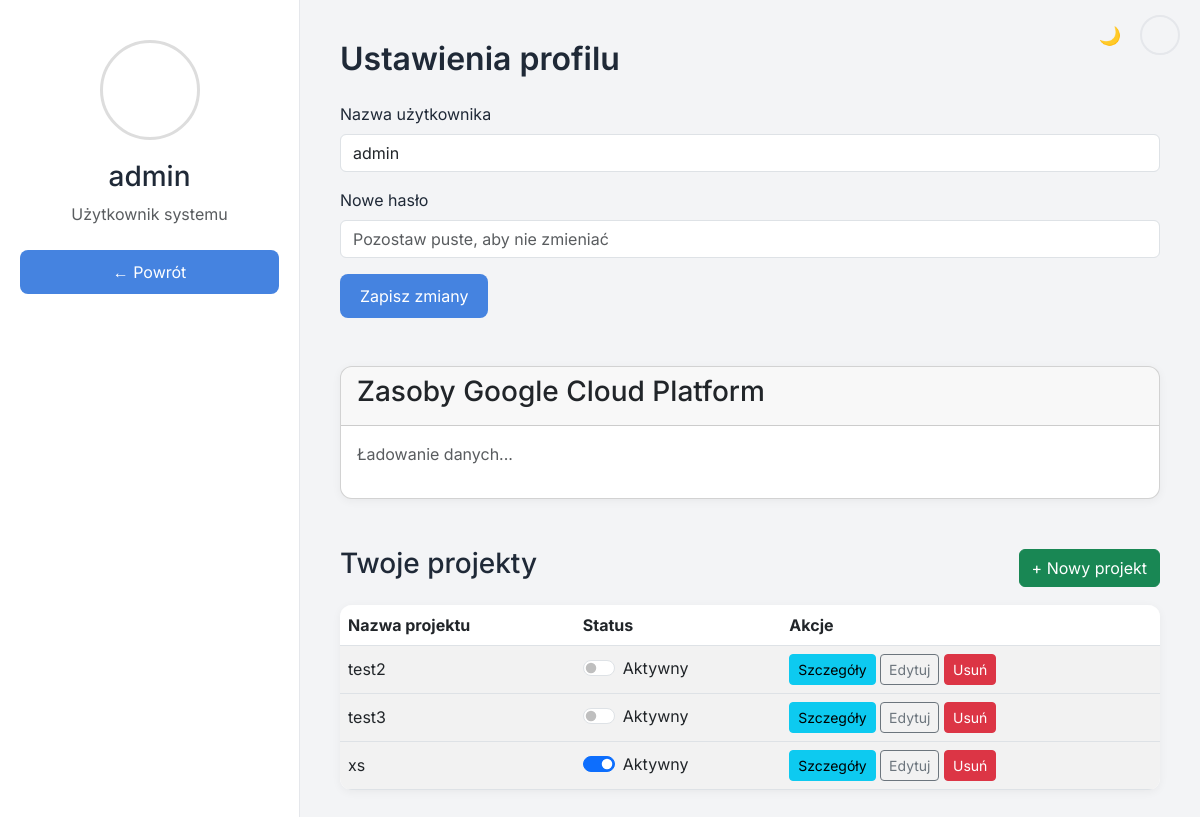
The app's page /profile (signed in), older data.
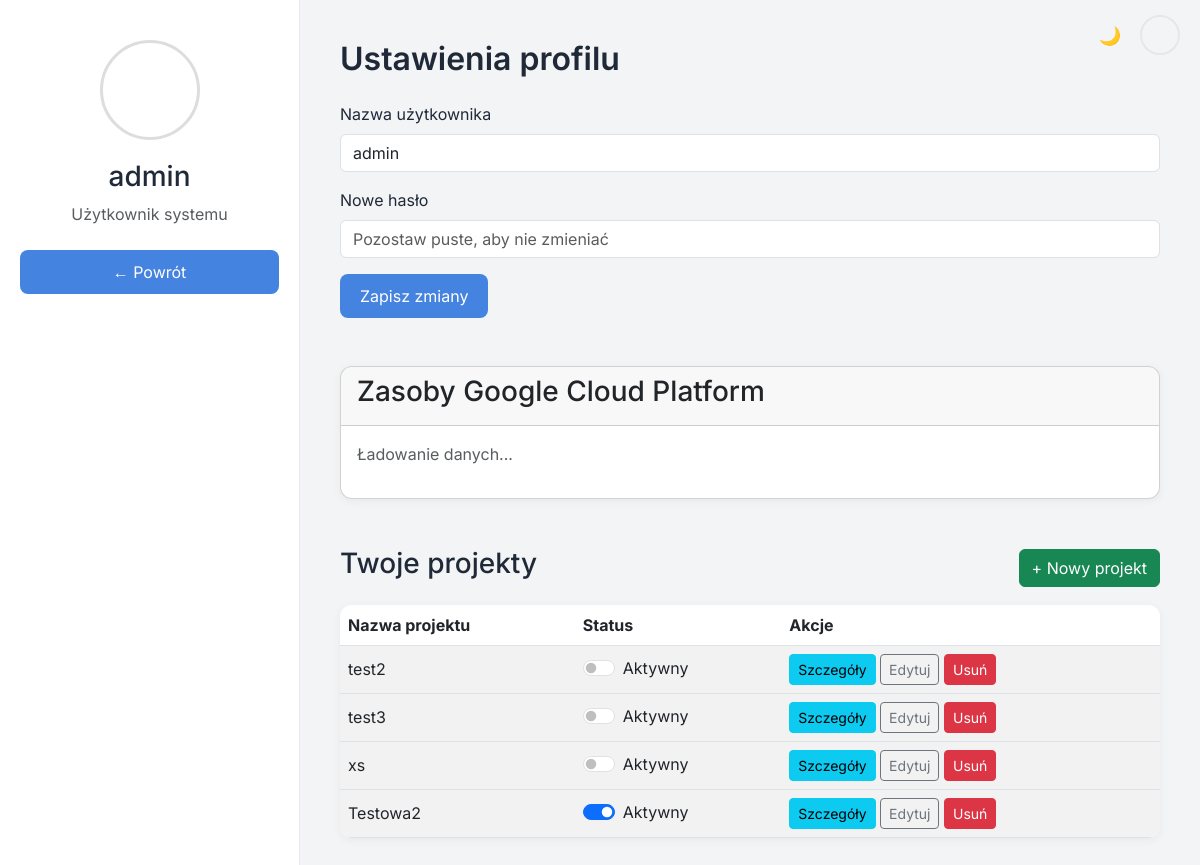
The same page, newer data.
### app.py (models this page shows)
class User(db.Model):
    id = db.Column(db.Integer, primary_key=True)
    username = db.Column(db.String(80), unique=True, nullable=False)
    password = db.Column(db.String(120), nullable=False)

class Project(db.Model):
    id = db.Column(db.Integer, primary_key=True)
    name = db.Column(db.String(120), nullable=False)
    location = db.Column(db.String(250), default="")
    zone = db.Column(db.String(250), default="")
    active = db.Column(db.Boolean, default=False)
    user_id = db.Column(db.Integer, db.ForeignKey('user.id'), nullable=False)
    machine_type = db.Column(db.String(250), default="")
    user = db.relationship('User', backref=db.backref('projects', lazy=True))

### app.py (the view, shortened to what this page needs)
@app.route('/profile', methods=['GET', 'POST'])
@login_required
def profile():
    user = User.query.get(session['user_id'])
    project = Project.query.filter_by(user_id=user.id, active=True).first()
    return render_template('profile.html', user=user)

### app.py (called while the page is built)
def login_required(f):
    @wraps(f)
    def decorated_function(*args, **kwargs):
        if 'user_id' not in session:
            return redirect(url_for('login'))
        return f(*args, **kwargs)
    return decorated_function

### templates/profile.html (shortened to what this page needs)
<!DOCTYPE html>
<html lang="pl">
<head>
    <link href="https://cdn.jsdelivr.net/npm/bootstrap@5.3.0-alpha3/dist/css/bootstrap.min.css" rel="stylesheet">
    <link rel="stylesheet" href="/static/css/styles.css">
</head>
<body>
<div class="theme-toggle">
  <button id="theme-button" class="theme-btn">🌙</button>
  <a href="#" class="profile-icon" title="Profil"></a>
</div>
<div class="profile-page-wrapper">
    <div class="profile-sidebar">
        <div class="profile-avatar" style="background-image: url('https://cdn-icons-png.flaticon.com/512/847/847969.png');"></div>
        <h3>{{ user.username }}</h3>
        <p class="text-muted">Użytkownik systemu</p>
        <div class="mt-4">
            <a href="{{ url_for('index') }}" class="btn btn-primary w-100">← Powrót</a>
        </div>
    </div>
    <div class="profile-main">
        <h2>Ustawienia profilu</h2>
        <form method="POST" class="mt-4">
            <div class="mb-3">
                <label class="form-label">Nazwa użytkownika</label>
                <input type="text" class="form-control" name="username" value="{{ user.username }}" required>
            </div>
            <div class="mb-3">
                <label class="form-label">Nowe hasło</label>
                <input type="password" class="form-control" name="password" placeholder="Pozostaw puste, aby nie zmieniać">
            </div>
            <button type="submit" class="btn btn-primary">Zapisz zmiany</button>
        </form>
        <div class="card mt-5 table">
          <div class="card-header">
            <h3>Zasoby Google Cloud Platform</h3>
          </div>
          <div class="card-body" id="gcp-resources">
            <p class="text-muted">Ładowanie danych...</p>
          </div>
        </div>
        <div class="d-flex justify-content-between align-items-center mt-5">
            <h3>Twoje projekty</h3>
            <button type="button" class="btn btn-success" data-bs-toggle="modal" data-bs-target="#createProjectModal">
                + Nowy projekt
            </button>
        </div>
        <table class="table table-striped table-hover mt-3">
          <thead>
            <tr>
              <th>Nazwa projektu</th>
              <th>Status</th>
              <th>Akcje</th>
            </tr>
          </thead>
          <tbody>
            {% for project in user.projects %}
            <tr>
              <td>{{ project.name }}</td>
              <td>
                <div class="form-check form-switch">
                  <input class="form-check-input project-switch"
                        type="checkbox"
                        {% if project.active %}checked{% endif %}
                        onchange="toggleProjectActive({{ project.id }})">
                  <label class="form-check-label">Aktywny</label>
                </div>
              </td>
              <td>
                <button class="btn btn-sm btn-info toggle-details" type="button" data-bs-toggle="collapse" data-bs-target="#details-{{ project.id }}" aria-expanded="false" aria-controls="details-{{ project.id }}">
                  Szczegóły
                </button>
                <a href="{{ url_for('edit_project', project_id=project.id) }}" class="btn btn-sm btn-outline-secondary">
                  Edytuj
                </a>
                <form method="post"
                  action="{{ url_for('delete_project', project_id=project.id) }}"
                  class="d-inline"
                  onsubmit="return confirm('Na pewno usunąć projekt {{ project.name }}?');">
              <button type="submit" class="btn btn-sm btn-danger">Usuń</button>
            </form>
              </td>
            </tr>
            {% endfor %}
          </tbody>
        </table>
    </div>
</div>
</body>
</html>

### static/css/styles.css (style rules this page uses)
body, html { margin: 0; padding: 0; height: 100%; font-family: 'Inter', sans-serif; background: #f9fafb; color: #1f2937; }
div, .form-control, body { transition-property: color, background-color, border-color, box-shadow; transition-duration: 0.17s; transition-timing-function: ease-in-out; }
a { text-decoration: none; color: #3b82f6; }
.theme-toggle { position: absolute; top: 15px; right: 20px; display: flex; gap: 10px; }
.theme-btn { border: none; background: #fef3c7; font-size: 18px; border-radius: 50%; width: 36px; height: 36px; cursor: pointer; }
.profile-icon { width: 40px; height: 40px; border-radius: 50%; background-image: url('https://cdn-icons-png.flaticon.com/512/847/847969.png'); background-size: cover; background-position: center; border: 2px solid #e5e7eb; }
.theme-btn { border: none;; background-size: cover; background-position: center; border-radius: 50%; width: 40px; height: 40px; cursor: pointer; display: inline-block; background-color: transparent; }
.profile-page-wrapper { display: flex; min-height: 100vh; background: #f9fafb; font-family: 'Inter', sans-serif; }
.profile-sidebar { width: 300px; background: #fff; border-right: 1px solid #e5e7eb; padding: 40px 20px; text-align: center; box-shadow: 0 0 20px rgba(0,0,0,0.03); }
.profile-avatar { width: 100px; height: 100px; margin: 0 auto 20px; border-radius: 50%; background-size: cover; background-position: center; border: 3px solid #ddd; }
.profile-main { flex: 1; padding: 40px; background: #f3f4f6; }
.profile-main h2 { font-weight: 600; margin-bottom: 20px; }
.btn-primary { background-color: #4583e0; color: white; padding: 10px 20px; border-radius: 8px; border: none; cursor: pointer; transition: background-color 0.2s; }
.project-switch:checked { background-color: #0d6efd; border-color: #0d6efd; }
.table { border-radius: 12px; overflow: hidden; background: #ffffff; box-shadow: 0 2px 10px rgba(0,0,0,0.05); }
.table thead { background-color: #f3f4f6; font-weight: 600; }
.table td, .table th { vertical-align: middle; }
.toggle-details { transition: background-color 0.2s; }

Row changes from the older to the newer data that the page shows:
changed Project "xs": active "☑" → "☐"
added Project: name "Testowa2", active "☑"
